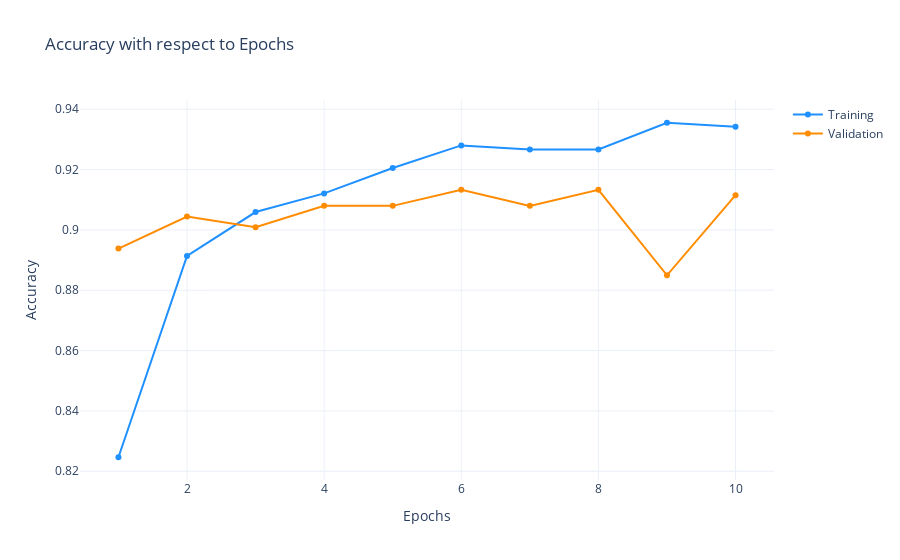

The notebook cell this image was saved under:
### Code cell
display_training_curves(
    model_history.history['accuracy'], 
    model_history.history['val_accuracy'], 
    'accuracy')

### Figure 1 — Plotly figure (JSON) as saved in the notebook; plotly's stock layout.template omitted (floating-point values rounded to 4 significant figures)
{"data": [{"marker": {"color": "dodgerblue"}, "mode": "lines+markers", "name": "Training", "type": "scatter", "x": [1, 2, 3, 4, 5, 6, 7, 8, 9, 10, 11, 12, 13, 14, 15, 16, 17, 18, 19, 20, 21, 22, 23, 24, 25, 26, 27, 28, 29, 30], "y": [0.8246, 0.8913, 0.9059, 0.9121, 0.9205, 0.928, 0.9267, 0.9267, 0.9355, 0.9342]}, {"marker": {"color": "darkorange"}, "mode": "lines+markers", "name": "Validation", "type": "scatter", "x": [1, 2, 3, 4, 5, 6, 7, 8, 9, 10, 11, 12, 13, 14, 15, 16, 17, 18, 19, 20, 21, 22, 23, 24, 25, 26, 27, 28, 29, 30], "y": [0.8938, 0.9044, 0.9009, 0.908, 0.908, 0.9133, 0.908, 0.9133, 0.885, 0.9115]}], "layout": {"title": {"text": "Accuracy with respect to Epochs"}, "xaxis": {"title": {"text": "Epochs"}}, "yaxis": {"title": {"text": "Accuracy"}}}}
